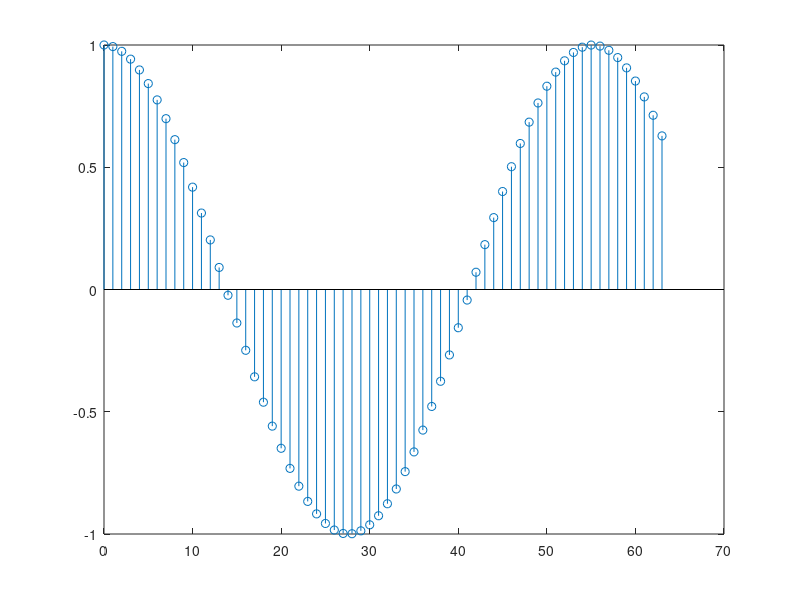
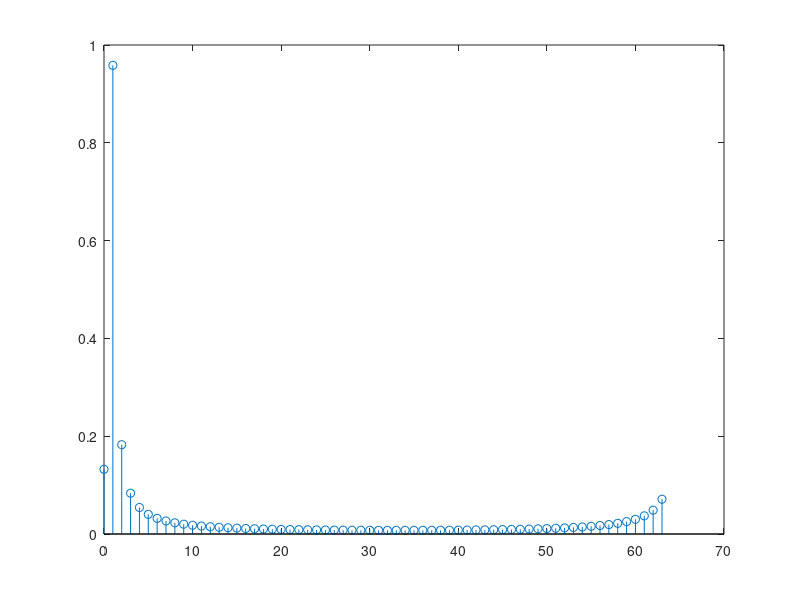
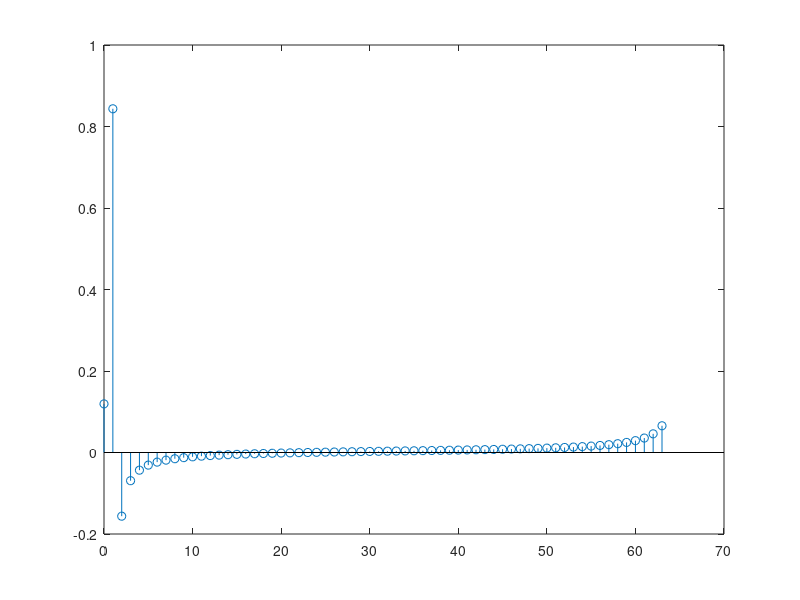
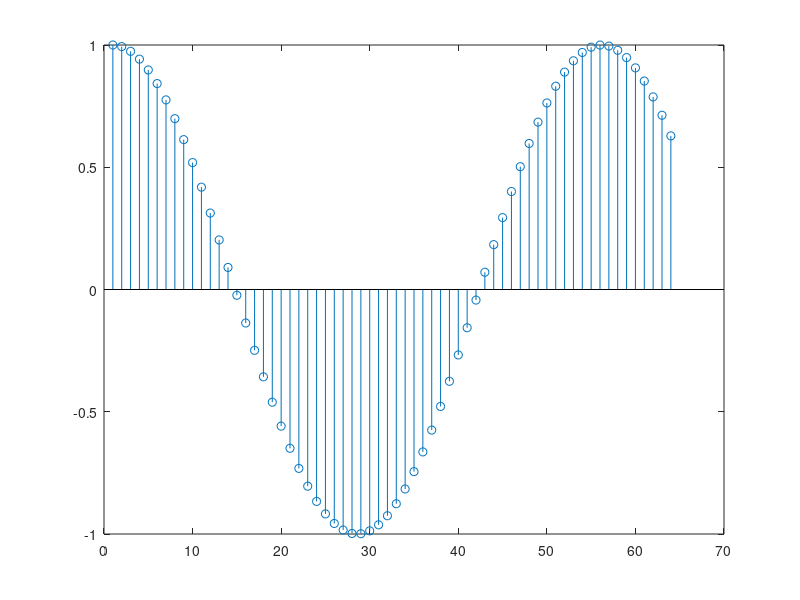

MATLAB code to generate these figures, in order:
clear all
close all
N=64;

desequilibri=pi/200;  %pi/200, pi/500,pi/1000....
n=0:1:N-1;
k=1;     % k=1 freq mes lenta; prova k=2, 4, 8, 16,....
w=(2*pi*k/N)+desequilibri;  
x= exp(i*w*n);  % sequencia d'entrada complexa
%x= real(x);


X=fft(x,N)/N;
stem(n,x),figure           % entrada
stem(n,abs(X)),figure      % modul coeficients series Fourier
stem(n,real(X))            % coeficients reals

x_nou=ifft(X,N)*N;
%x_nou=[x_nou x_nou];
figure, stem(1:1:N,x_nou)  % anti tranformada = sequencia d'entrada
